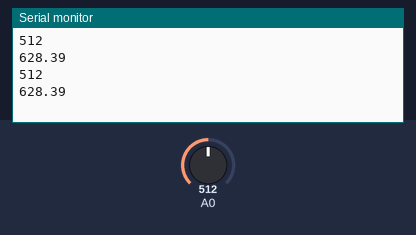
This sketch was run on a simulated Arduino Uno, built with avr-gcc and run on an emulated ATmega328P. Shown: the last lines printed to the serial monitor. The inputs (shaded band) are chosen by the test bench; at power-on: A0 = 512.

Above: at 1.2 s.
1.3 s: A0 set to 716
At 2.6 s:
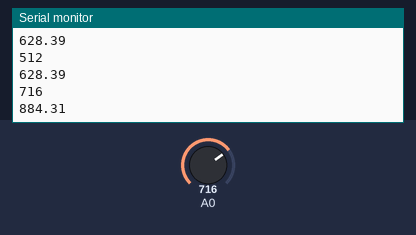
2.8 s: A0 set to 900
At 3.7 s:
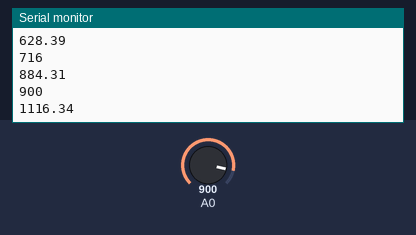
Timing chart, 0 to 5.8 s (numbered marks = the images above; inputs shaded):
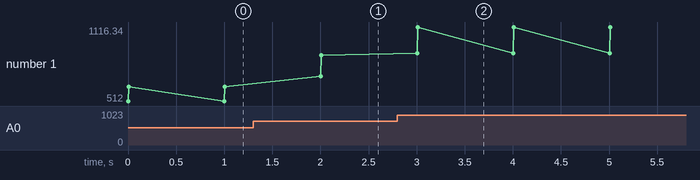

Measured:
- after the input at 1.3 s, the serial monitor: prints a new line after 0.70 s (image 1)
- after the input at 2.8 s, the serial monitor: prints a new line after 0.20 s (image 2)
- plotted number 1: 628.39 → 884.31 after the input at 1.3 s, 884.31 → 1116.34 after the input at 2.8 s

The sketch:

getIlluminance.ino
```cpp
void setup(){
    Serial.begin(9600);
    pinMode(A0,INPUT);
}

void loop(){
    Serial.println(analogRead(A0));
    Serial.println(getIlluminance());
    delay(1000);
}

float getIlluminance(){
    int t = analogRead(A0);
    float v = t/320.0; //抵抗電圧を求める
    float i = v/0.997; //mA単位にする 並列抵抗は0.997Ω
    float logi = log10(i);
    float k = ((4+log10(2.0))/(4+log10(5.0/3.0)));//傾き
    return pow(10,k*(logi+4-log10(3))-1);
}
```
